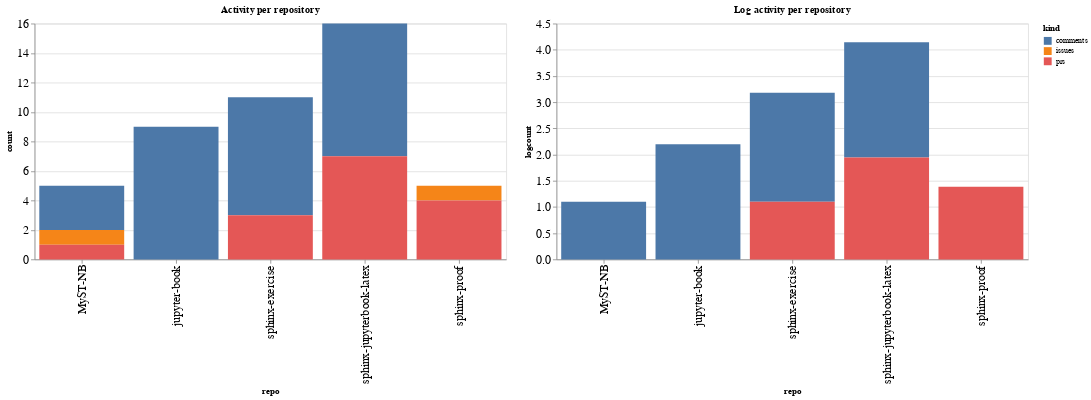

The code cell stored with this chart in its notebook:
### Code cell
ch1 = alt.Chart(repo_summaries, width=600, title="Activity per repository").mark_bar().encode(
    x='repo',
    y='count',
    color='kind',
    tooltip="kind"
)

ch2 = alt.Chart(repo_summaries, width=600, title="Log activity per repository").mark_bar().encode(
    x='repo',
    y='logcount',
    color='kind',
    tooltip="kind"
)

ch1 | ch2

### Figure 1 — Vega-Lite specification as saved in the notebook (floating-point values rounded to 4 significant figures)
{"config": {"axisLeft": {"labelFontSize": 15}, "axisBottom": {"labelFontSize": 15}}, "hconcat": [{"mark": "bar", "encoding": {"color": {"type": "nominal", "field": "kind"}, "tooltip": {"type": "nominal", "field": "kind"}, "x": {"type": "nominal", "field": "repo"}, "y": {"type": "quantitative", "field": "count"}}, "title": "Activity per repository", "width": 600}, {"mark": "bar", "encoding": {"color": {"type": "nominal", "field": "kind"}, "tooltip": {"type": "nominal", "field": "kind"}, "x": {"type": "nominal", "field": "repo"}, "y": {"type": "quantitative", "field": "logcount"}}, "title": "Log activity per repository", "width": 600}], "data": {"name": "data-984bd580c7b22495d7186449b0e80a71"}, "$schema": "https://vega.github.io/schema/vega-lite/v4.8.1.json", "datasets": {"data-984bd580c7b22495d7186449b0e80a71": [{"repo": "MyST-NB", "kind": "comments", "count": 3, "logcount": 1.099}, {"repo": "MyST-NB", "kind": "issues", "count": 1, "logcount": 0.0}, {"repo": "MyST-NB", "kind": "prs", "count": 1, "logcount": 0.0}, {"repo": "jupyter-book", "kind": "comments", "count": 9, "logcount": 2.197}, {"repo": "sphinx-exercise", "kind": "comments", "count": 8, "logcount": 2.079}, {"repo": "sphinx-exercise", "kind": "prs", "count": 3, "logcount": 1.099}, {"repo": "sphinx-jupyterbook-latex", "kind": "comments", "count": 9, "logcount": 2.197}, {"repo": "sphinx-jupyterbook-latex", "kind": "prs", "count": 7, "logcount": 1.946}, {"repo": "sphinx-proof", "kind": "issues", "count": 1, "logcount": 0.0}, {"repo": "sphinx-proof", "kind": "prs", "count": 4, "logcount": 1.386}]}}
